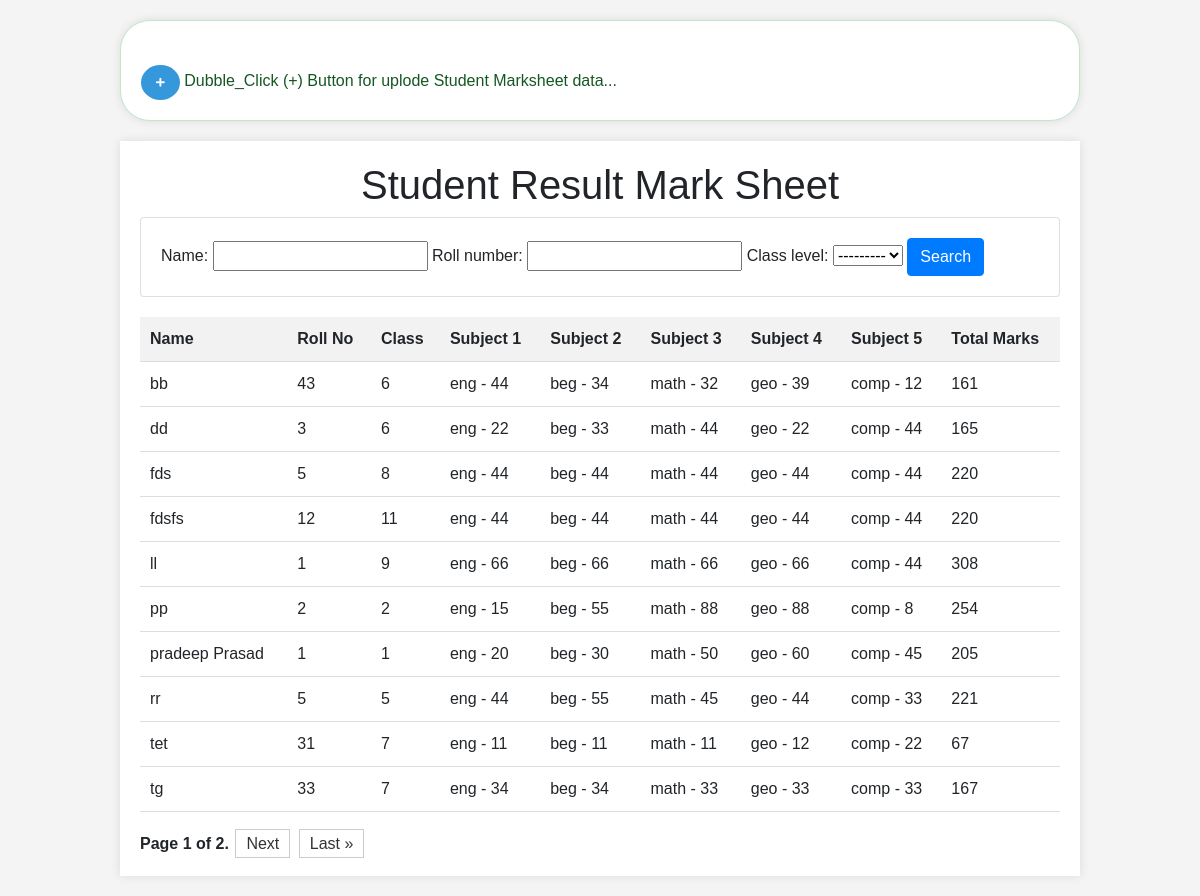
Before: / with the older database file.
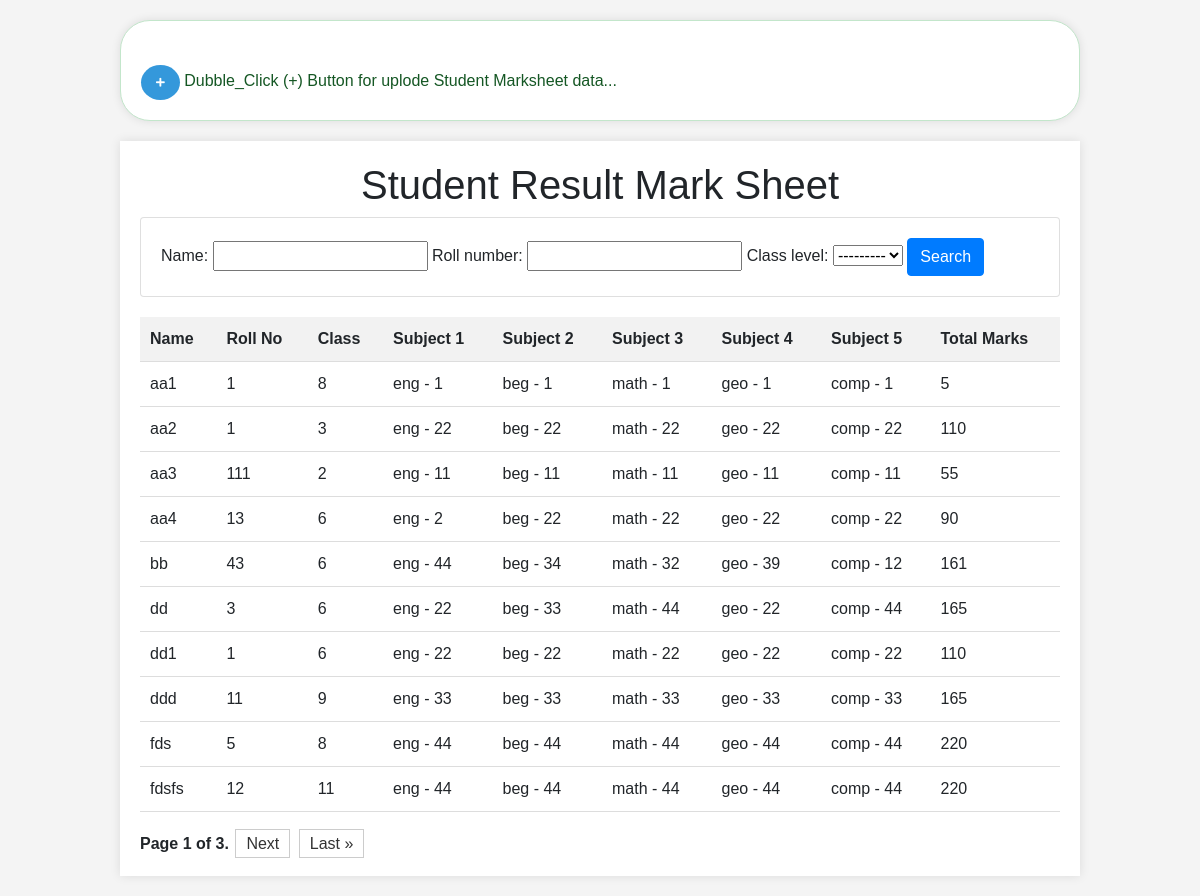
After: the same page with the newer database file.
### student/models.py (models this page shows, shortened)
class Student(models.Model):
    name = models.CharField(max_length=100)
    roll_number = models.CharField(max_length=20)
    subject1 = models.CharField(max_length=50)
    subject2 = models.CharField(max_length=50)
    subject3 = models.CharField(max_length=50)
    subject4 = models.CharField(max_length=50)
    subject5 = models.CharField(max_length=50)
    subject1_score = models.IntegerField()
    subject2_score = models.IntegerField()
    subject3_score = models.IntegerField()
    subject4_score = models.IntegerField()
    subject5_score = models.IntegerField()
    image = models.ImageField(upload_to='student_images/')
    class_level = models.IntegerField(choices=[(i, i) for i in range(1, 13)])
    class Meta:
        unique_together = ['roll_number', 'class_level']
    def total_score(self):
        return self.subject1_score + self.subject2_score + self.subject3_score + self.subject4_score + self.subject5_score

### student/views.py (the view)
# urls.py: path('', views.student_list, name='student_list'),
def student_list(request):
    students = Student.objects.all().order_by('name')
    myFilter = studentFilter(request.GET, queryset=students)
    students=myFilter.qs
    paginator = Paginator(students, 10)
    page_number = request.GET.get('page')
    page_obj = paginator.get_page(page_number)
    if request.method == 'POST':
        form = StudentForm(request.POST, request.FILES)
        if form.is_valid():
            form.save()
            messages.success(request, 'student data uplode successfully..')
            form = StudentForm()
        else:
            messages.warning(request, 'student data uplode failed..')
    else:
        form = StudentForm()
    return render(request, 'student/student_list.html', {'page_obj': page_obj,'myFilter':myFilter,'form': form})

### student/forms.py (shortened to what this page needs)
class StudentForm(forms.ModelForm):
    class Meta:
        model = Student
        fields = ['name', 'roll_number', 'class_level', 'subject1', 'subject1_score', 'subject2', 'subject2_score', 'subject3', 'subject3_score', 'subject4', 'subject4_score', 'subject5', 'subject5_score','image']

### student/templates/student/student_list.html (shortened to what this page needs)
{% load crispy_forms_tags %}
<!DOCTYPE html>
<html lang="en">
<head>
    <link rel="stylesheet" href="https://cdnjs.cloudflare.com/ajax/libs/font-awesome/5.15.4/css/all.min.css">
    <link rel="stylesheet" href="https://cdn.jsdelivr.net/npm/bootstrap@4.3.1/dist/css/bootstrap.min.css">
</head>
<body>
        <div class="container3 alert alert-success">
            <div class="row justify-content-center ">
                <div class="col-md-12 ">
                    <button class="toggle-button" id="toggle-form-btn">
                        <i class="fas fa-plus"></i>
                    </button>  Dubble_Click (+) Button for uplode Student Marksheet data...
                </div>
            </div>
        </div>
    <div class="container2">
        <h1 style="text-align: center;">Student Result Mark Sheet</h1>
        <div class="row">
            <div class="col">
                <div class="card card-body">
                    <form method="get">
                        {{myFilter.form}}
                        <button class="btn btn-primary" type="submit">Search</button>
                    </form>
                </div>
            </div>
        </div>
        <table>
            <thead>
                <tr>
                    <th>Name</th>
                    <th>Roll No</th>
                    <th>Class</th>
                    <th>Subject 1</th>
                    <th>Subject 2</th>
                    <th>Subject 3</th>
                    <th>Subject 4</th>
                    <th>Subject 5</th>
                    <th>Total Marks</th>
                </tr>
            </thead>
            <tbody>
                {% for student in page_obj %}
                    <tr>
                        <td>{{ student.name }}</td>
                        <td>{{ student.roll_number }}</td>
                        <td>{{ student.class_level }}</td>
                        <td>{{ student.subject1 }} - {{ student.subject1_score }}</td>
                        <td>{{ student.subject2 }} - {{ student.subject2_score }}</td>
                        <td>{{ student.subject3 }} - {{ student.subject3_score }}</td>
                        <td>{{ student.subject4 }} - {{ student.subject4_score }}</td>
                        <td>{{ student.subject5 }} - {{ student.subject5_score }}</td>
                        <td>{{ student.total_score }}</td>
                    </tr>
                {% endfor %}
            </tbody>
        </table>
        <div class="pagination">
            <span class="step-links">
                <span class="current">
                    Page {{ page_obj.number }} of {{ page_obj.paginator.num_pages }}.
                </span>
                {% if page_obj.has_next %}
                    <a href="?page={{ page_obj.next_page_number }}">Next</a>
                    <a href="?page={{ page_obj.paginator.num_pages }}">Last &raquo;</a>
                {% endif %}
            </span>
        </div>
    </div>
</body>
</html>

### student/templates/student/student_list.html (style rules this page uses)
body { font-family: Arial, sans-serif; margin: 0; padding: 0; background-color: #f4f4f4; }
.container2 { width: 80%; margin: 20px auto; background-color: #fff; padding: 20px; box-shadow: 0 0 10px rgba(0, 0, 0, 0.1); }
.container3 { width: 80%; margin: 20px auto; background-color: #fff; padding: 20px; border-radius: 30px 30px 30px 30px; box-shadow: 0 0 10px rgba(0, 0, 0, 0.1); }
table { width: 100%; border-collapse: collapse; margin-top: 20px; }
th, td { padding: 10px; text-align: left; border-bottom: 1px solid #ddd; }
th { background-color: #f2f2f2; font-weight: bold; }
.pagination { margin-top: 20px; text-align: center; }
.pagination a { padding: 5px 10px; text-decoration: none; color: #333; border: 1px solid #ccc; margin: 0 2px; }
.pagination .current { font-weight: bold; }
.toggle-button { padding: 10px 15px; background-color: #3498db; border: none; color: white; font-size: 10px; border-radius: 50%; cursor: pointer; transition: background-color 0.3s ease-in-out; }

Changed rows visible on the page:
no longer on this page (row unchanged): Student: name "ll", roll_number "1", class_level "9", subject1 "eng", subject1_score "66", subject2 "beg", subject2_score "66", subject3 "math", subject3_score "66", subject4 "geo", subject4_score "66", subject5 "comp", subject5_score "44", total_score "308"
no longer on this page (row unchanged): Student: name "pp", roll_number "2", class_level "2", subject1 "eng", subject1_score "15", subject2 "beg", subject2_score "55", subject3 "math", subject3_score "88", subject4 "geo", subject4_score "88", subject5 "comp", subject5_score "8", total_score "254"
no longer on this page (row unchanged): Student: name "pradeep Prasad", roll_number "1", class_level "1", subject1 "eng", subject1_score "20", subject2 "beg", subject2_score "30", subject3 "math", subject3_score "50", subject4 "geo", subject4_score "60", subject5 "comp", subject5_score "45", total_score "205"
no longer on this page (row unchanged): Student: name "rr", roll_number "5", class_level "5", subject1 "eng", subject1_score "44", subject2 "beg", subject2_score "55", subject3 "math", subject3_score "45", subject4 "geo", subject4_score "44", subject5 "comp", subject5_score "33", total_score "221"
no longer on this page (row unchanged): Student: name "tet", roll_number "31", class_level "7", subject1 "eng", subject1_score "11", subject2 "beg", subject2_score "11", subject3 "math", subject3_score "11", subject4 "geo", subject4_score "12", subject5 "comp", subject5_score "22", total_score "67"
no longer on this page (row unchanged): Student: name "tg", roll_number "33", class_level "7", subject1 "eng", subject1_score "34", subject2 "beg", subject2_score "34", subject3 "math", subject3_score "33", subject4 "geo", subject4_score "33", subject5 "comp", subject5_score "33", total_score "167"
added Student: name "aa1", roll_number "1", class_level "8", subject1 "eng", subject1_score "1", subject2 "beg", subject2_score "1", subject3 "math", subject3_score "1", subject4 "geo", subject4_score "1", subject5 "comp", subject5_score "1", total_score "5"
added Student: name "aa2", roll_number "1", class_level "3", subject1 "eng", subject1_score "22", subject2 "beg", subject2_score "22", subject3 "math", subject3_score "22", subject4 "geo", subject4_score "22", subject5 "comp", subject5_score "22", total_score "110"
added Student: name "aa3", roll_number "111", class_level "2", subject1 "eng", subject1_score "11", subject2 "beg", subject2_score "11", subject3 "math", subject3_score "11", subject4 "geo", subject4_score "11", subject5 "comp", subject5_score "11", total_score "55"
added Student: name "aa4", roll_number "13", class_level "6", subject1 "eng", subject1_score "2", subject2 "beg", subject2_score "22", subject3 "math", subject3_score "22", subject4 "geo", subject4_score "22", subject5 "comp", subject5_score "22", total_score "90"
added Student: name "dd1", roll_number "1", class_level "6", subject1 "eng", subject1_score "22", subject2 "beg", subject2_score "22", subject3 "math", subject3_score "22", subject4 "geo", subject4_score "22", subject5 "comp", subject5_score "22", total_score "110"
added Student: name "ddd", roll_number "11", class_level "9", subject1 "eng", subject1_score "33", subject2 "beg", subject2_score "33", subject3 "math", subject3_score "33", subject4 "geo", subject4_score "33", subject5 "comp", subject5_score "33", total_score "165"
Other visible differences:
{{ page_obj.paginator.num_pages }}: "2" → "3"
